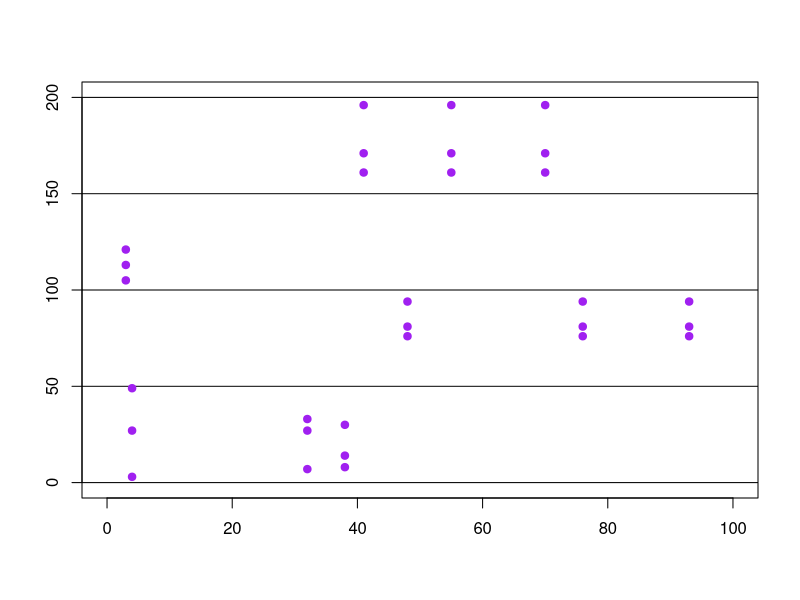

Write R code to recreate this figure.
#----Creating Elevation Map----------------------------------------------------
#Set working directory
getwd()
#Load Data
quad.coords <- read.csv("QuadCoords.csv")

#Set x and y coordinates for the quadrats
qcx <- quad.coords$NS
qcy <- quad.coords$WE

#Create an empty plot, with the x and y limits
plot(NA, bty = 'n', pch = '', ylab = '', xlab = '', xlim = c(0, 100), 
     ylim = c(0, 200))

#Create a box around the plot
box(which = "plot", lty = "solid")

#add in ablines for each section
abline(50, 0)
abline(100, 0)
abline(150, 0)
abline(200, 0)
abline(0, 0)

#Add a point for each quadrat
points(x = qcx, y = qcy, pch = 19, cex = 1, col = "purple")

#add labels for each section